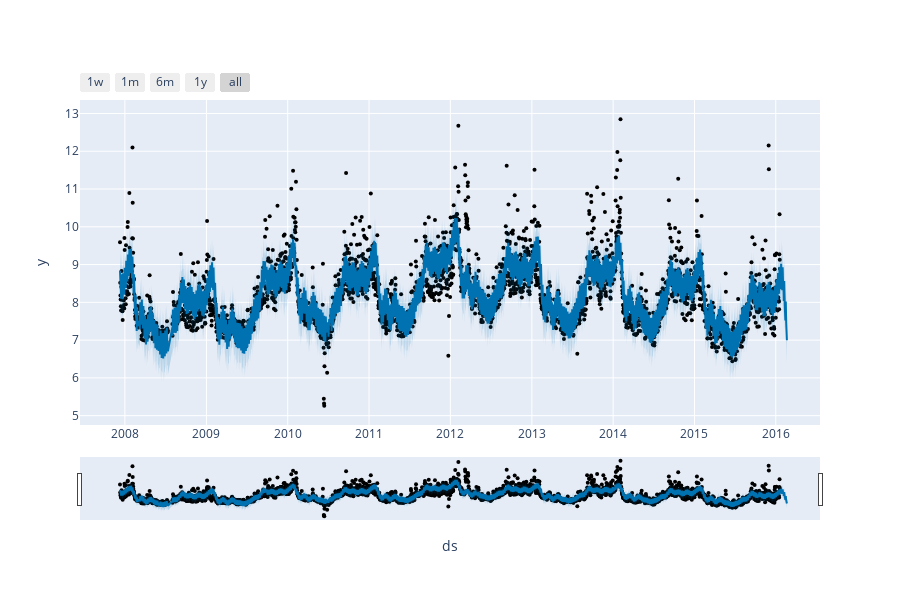

Notebook code cell kept with this figure:
### Code cell
from prophet.plot import plot_plotly, plot_components_plotly

plot_plotly(m, forecast)

### Figure 1 — Plotly figure (JSON) as saved in the notebook; plotly's stock layout.template omitted (floating-point values rounded to 4 significant figures; data arrays with more than 128 entries replaced by an {"elided": "..."} marker saying what was removed)
{"data": [{"marker": {"color": "black", "size": 4}, "mode": "markers", "name": "Actual", "type": "scatter", "x": {"elided": "2905 str values"}, "y": {"elided": "2905 float values"}}, {"hoverinfo": "skip", "line": {"width": 0}, "mode": "lines", "type": "scatter", "x": {"elided": "2936 str values"}, "y": {"elided": "2936 float values"}}, {"fill": "tonexty", "fillcolor": "rgba(0, 114, 178, 0.2)", "line": {"color": "#0072B2", "width": 2}, "mode": "lines", "name": "Predicted", "type": "scatter", "x": {"elided": "2936 str values"}, "y": {"elided": "2936 float values"}}, {"fill": "tonexty", "fillcolor": "rgba(0, 114, 178, 0.2)", "hoverinfo": "skip", "line": {"width": 0}, "mode": "lines", "type": "scatter", "x": {"elided": "2936 str values"}, "y": {"elided": "2936 float values"}}], "layout": {"height": 600, "showlegend": false, "width": 900, "xaxis": {"rangeselector": {"buttons": [{"count": 7, "label": "1w", "step": "day", "stepmode": "backward"}, {"count": 1, "label": "1m", "step": "month", "stepmode": "backward"}, {"count": 6, "label": "6m", "step": "month", "stepmode": "backward"}, {"count": 1, "label": "1y", "step": "year", "stepmode": "backward"}, {"step": "all"}]}, "rangeslider": {"visible": true}, "title": {"text": "ds"}, "type": "date"}, "yaxis": {"title": {"text": "y"}}}}
